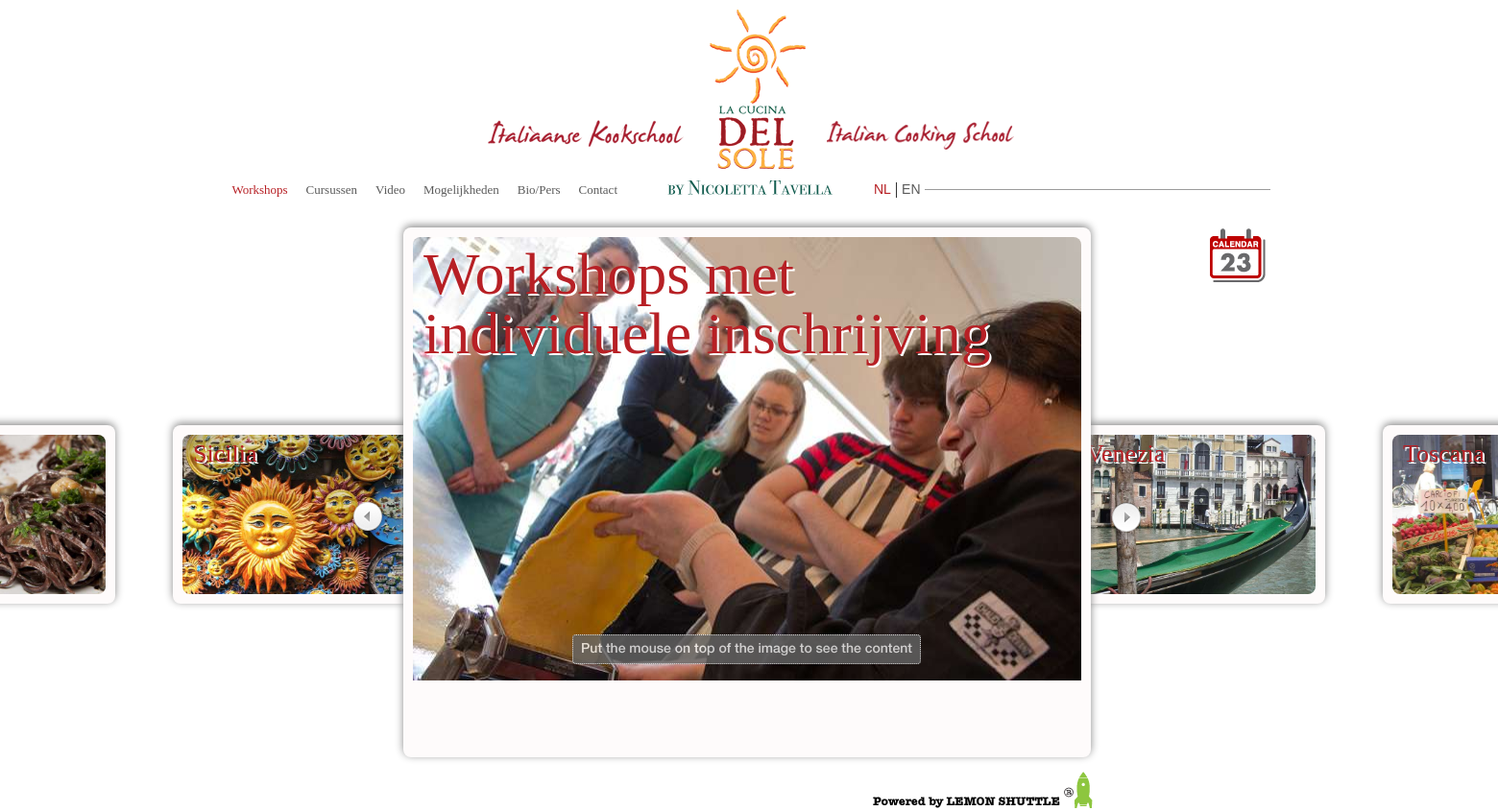
Screenshot of /httpdocs/workshops with the database file from the repository.
### tables this page shows
CREATE TABLE IF NOT EXISTS `ls_pages_data` (
  `id_page_data` int(11) NOT NULL AUTO_INCREMENT,
  `lang` varchar(3) NOT NULL,
  `link_name` varchar(100) NOT NULL,
  `page_title` varchar(255) NOT NULL,
  `meta_description` varchar(255) NOT NULL,
  `meta_keywords` varchar(255) DEFAULT NULL,
  `id_page` int(11) NOT NULL,
  PRIMARY KEY (`id_page_data`),
  KEY `id_page` (`id_page`)
);

CREATE TABLE IF NOT EXISTS `ls_temp_slider_data` (
  `id` int(11) NOT NULL AUTO_INCREMENT,
  `id_page_data` int(11) NOT NULL,
  `id_page` int(11) NOT NULL,
  `title` varchar(255) NOT NULL,
  `content` text NOT NULL,
  `img` varchar(100) NOT NULL,
  `pdf` varchar(100) NOT NULL,
  `date` varchar(20) NOT NULL,
  `is_active` smallint(2) NOT NULL,
  `order_active` int(11) NOT NULL,
  `order_nonactive` int(11) NOT NULL,
  `creation_time` datetime NOT NULL,
  PRIMARY KEY (`id`)
);

### httpdocs/application/modules/navigation/controllers/navigation.php (called while the page is built, shortened)
<?php if ( ! defined('BASEPATH')) exit('No direct script access allowed');
class Navigation extends MX_Controller {
	public function __construct() {
		$this->load->model('model_navigation');
    }
	function getNavigation($lang) {
		$data['navigation'] = $this->model_navigation->getMenu($lang);
		$this->load->view('navigation', $data);
	}
}

### httpdocs/application/third_party/MX/Modules.php (called while the page is built, shortened)
<?php (defined('BASEPATH')) OR exit('No direct script access allowed');
class Modules
{
	public static $routes, $registry, $locations;
	public static function run($module) {
		$method = 'index';
		if(($pos = strrpos($module, '/')) != FALSE) {
			$method = substr($module, $pos + 1);
			$module = substr($module, 0, $pos);
		}
		if($class = self::load($module)) {
			if (method_exists($class, $method))	{
				$args = func_get_args();
				$output = call_user_func_array(array($class, $method), array_slice($args, 1));
				$buffer = ob_get_clean();
				return ($output !== NULL) ? $output : $buffer;
			}
		}
	}
	public static function load($module) {
		(is_array($module)) ? list($module, $params) = each($module) : $params = NULL;
		$alias = strtolower(basename($module));
		if ( ! isset(self::$registry[$alias])) {
			self::$registry[$alias] = new $controller($params);
		}
		return self::$registry[$alias];
	}
}

### httpdocs/application/modules/templates/controllers/templates.php (called while the page is built, shortened)
<?php if ( ! defined('BASEPATH')) exit('No direct script access allowed');
class Templates extends MX_Controller {
	function one_column($data) {
		$this->load->view('one_column', $data);
	}
}

### httpdocs/application/modules/indexcontroller/models/model_indexcontroller.php (called while the page is built, shortened)
<?php
class Model_indexcontroller extends CI_Model {
		public function findPage ($data) {
			$query = $this->db->query(' SELECT * FROM ls_pages_data INNER JOIN ls_pages ON ls_pages.id_page=ls_pages_data.id_page WHERE url = "'.$data['uri'].'" AND lang = "'.$data['lang'].'"  ');
			if ( $query->num_rows > 0 ) {
					return $query->row();
			}
			return false;
		}
}
?>

### httpdocs/index.php (called while the page is built, shortened)
<?php
require_once BASEPATH.'core/CodeIgniter.php';

### httpdocs/application/modules/navigation/models/model_navigation.php (called while the page is built, shortened)
<?php
class Model_navigation extends CI_Model {
		function getMenu($lang) {
			$query = $this->db->query(' SELECT * FROM ls_pages_data INNER JOIN ls_pages ON ls_pages.id_page=ls_pages_data.id_page WHERE lang = "'.$lang.'" AND is_active ="1" ORDER BY order_active ASC ');
			return $query->result();
		}
}
?>

### httpdocs/application/modules/slider/views/Mobile_Detect.php (called while the page is built, shortened)
<?php
class Mobile_Detect
{
    protected $userAgent = null;
    protected $httpHeaders = array();
    protected $mobileDetectionRules = null;
    protected $mobileDetectionRulesExtended = null;
    protected $detectionType = self::DETECTION_TYPE_MOBILE;
    protected $operatingSystems = array(
        'AndroidOS'         => 'Android',
        'BlackBerryOS'      => 'blackberry|\bBB10\b|rim tablet os',
        'PalmOS'            => 'PalmOS|avantgo|blazer|elaine|hiptop|palm|plucker|xiino',
        'SymbianOS'         => 'Symbian|SymbOS|Series60|Series40|SYB-[0-9]+|\bS60\b',
        'WindowsMobileOS'   => 'Windows CE.*(PPC|Smartphone|Mobile|[0-9]{3}x[0-9]{3})|Window Mobile|Windows Phone [0-9.]+|WCE;',
        'WindowsPhoneOS'   => 'Windows Phone OS|XBLWP7|ZuneWP7',
        'iOS'               => '\biPhone.*Mobile|\biPod|\biPad',
        'MeeGoOS'           => 'MeeGo',
        'MaemoOS'           => 'Maemo',
        'JavaOS'            => 'J2ME/|\bMIDP\b|\bCLDC\b',
        'webOS'             => 'webOS|hpwOS',
        'badaOS'            => '\bBada\b',
        'BREWOS'            => 'BREW',
    );
    protected $userAgents = array(
        'Chrome'          => '\bCrMo\b|CriOS|Android.*Chrome/[.0-9]* (Mobile)?',
        'Dolfin'          => '\bDolfin\b',
        'Opera'           => 'Opera.*Mini|Opera.*Mobi|Android.*Opera|Mobile.*OPR/[0-9.]+',
        'Skyfire'         => 'Skyfire',
        'IE'              => 'IEMobile|MSIEMobile',
        'Firefox'         => 'fennec|firefox.*maemo|(Mobile|Tablet).*Firefox|Firefox.*Mobile',
        'Bolt'            => 'bolt',
        'TeaShark'        => 'teashark',
        'Blazer'          => 'Blazer',
        'Safari'          => 'Version.*Mobile.*Safari|Safari.*Mobile',
        'Tizen'           => 'Tizen',
        'UCBrowser'       => 'UC.*Browser|UCWEB',
        'DiigoBrowser'    => 'DiigoBrowser',
        'Puffin'            => 'Puffin',
        'Mercury'          => '\bMercury\b',
        'GenericBrowser'  => 'NokiaBrowser|OviBrowser|OneBrowser|TwonkyBeamBrowser|SEMC.*Browser|FlyFlow|Minimo|NetFront|Novarra-Vision'
    );
    protected $utilities = array(
        'DesktopMode' => 'WPDesktop',
        'TV'          => 'SonyDTV|HbbTV',
        'WebKit'      => '(webkit)[ /]([\w.]+)',
        'Bot'         => 'Googlebot|DoCoMo|YandexBot|bingbot|ia_archiver|AhrefsBot|Ezooms|GSLFbot|WBSearchBot|Twitterbot|TweetmemeBot|Twikle|PaperLiBot|Wotbox|UnwindFetchor|facebookexternalhit',
        'MobileBot'   => 'Googlebot-Mobile|DoCoMo|YahooSeeker/M1A1-R2D2',
        'Watch'       => 'SM-V700',
    );
    public function setHttpHeaders($httpHeaders = null)
    {
        if (!is_array($httpHeaders) || !count($httpHeaders)) {
            $httpHeaders = $_SERVER;
        }
        foreach ($httpHeaders as $key => $value) {
            if (substr($key,0,5) == 'HTTP_') {
                $this->httpHeaders[$key] = $value;
            }
        }
    }
    public function getHttpHeader($header)
    {
        if (strpos($header, '_') === false) {
            $header = str_replace('-', '_', $header);
            $header = strtoupper($header);
        }
        $altHeader = 'HTTP_' . $header;
        if (isset($this->httpHeaders[$header])) {
            return $this->httpHeaders[$header];
        } elseif (isset($this->httpHeaders[$altHeader])) {
            return $this->httpHeaders[$altHeader];
        }
    }
    public function setUserAgent($userAgent = null)
    {
        if (!empty($userAgent)) {
            $this->userAgent = $userAgent;
        } else {
            $this->userAgent = $this->getHttpHeader('User-Agent');
        }
    }
    public function setDetectionType($type = null)
    {
        $this->detectionType = $type;
    }
    public function setMobileDetectionRules()
    {
        $this->mobileDetectionRules = array_merge(
            $this->phoneDevices,
            $this->tabletDevices,
            $this->operatingSystems,
            $this->userAgents
        );
    }
    public function setMobileDetectionRulesExtended()
    {
        $this->mobileDetectionRulesExtended = array_merge(
            $this->phoneDevices,
            $this->tabletDevices,
            $this->operatingSystems,
            $this->userAgents,
            $this->utilities
        );
    }
    public function getRules()
    {
        if ($this->detectionType == self::DETECTION_TYPE_EXTENDED) {
            return $this->mobileDetectionRulesExtended;
        } else {
            return $this->mobileDetectionRules;
        }
    }
    public function checkHttpHeadersForMobile()
    {
        return(
            isset($this->httpHeaders['HTTP_ACCEPT']) &&
                (strpos($this->httpHeaders['HTTP_ACCEPT'], 'application/x-obml2d') !== false ||
                 strpos($this->httpHeaders['HTTP_ACCEPT'], 'application/vnd.rim.html') !== false ||
                 strpos($this->httpHeaders['HTTP_ACCEPT'], 'text/vnd.wap.wml') !== false ||
                 strpos($this->httpHeaders['HTTP_ACCEPT'], 'application/vnd.wap.xhtml+xml') !== false) ||
            isset($this->httpHeaders['HTTP_X_WAP_PROFILE'])             ||
            isset($this->httpHeaders['HTTP_X_WAP_CLIENTID'])            ||
            isset($this->httpHeaders['HTTP_WAP_CONNECTION'])            ||
            isset($this->httpHeaders['HTTP_PROFILE'])                   ||
            isset($this->httpHeaders['HTTP_X_OPERAMINI_PHONE_UA'])      ||
            isset($this->httpHeaders['HTTP_X_NOKIA_IPADDRESS'])         ||
            isset($this->httpHeaders['HTTP_X_NOKIA_GATEWAY_ID'])        ||
            isset($this->httpHeaders['HTTP_X_ORANGE_ID'])               ||
            isset($this->httpHeaders['HTTP_X_VODAFONE_3GPDPCONTEXT'])   ||
            isset($this->httpHeaders['HTTP_X_HUAWEI_USERID'])           ||
            isset($this->httpHeaders['HTTP_UA_OS'])                     ||
            isset($this->httpHeaders['HTTP_X_MOBILE_GATEWAY'])          ||
            isset($this->httpHeaders['HTTP_X_ATT_DEVICEID'])            ||
            ( isset($this->httpHeaders['HTTP_UA_CPU']) &&
                    $this->httpHeaders['HTTP_UA_CPU'] == 'ARM'
            )
        );
    }
    private function matchDetectionRulesAgainstUA($userAgent = null)
    {
        return false;
    }
    public function isMobile($userAgent = null, $httpHeaders = null)
    {
        if ($this->checkHttpHeadersForMobile()) {
            return true;
        } else {
            return $this->matchDetectionRulesAgainstUA();
        }
    }
    public function isTablet($userAgent = null, $httpHeaders = null)
    {
        return false;
    }
    public function match($regex, $userAgent = null)
    {
        $regex = str_replace('/', '\/', $regex);
        return (bool) preg_match('/'.$regex.'/is', (!empty($userAgent) ? $userAgent : $this->userAgent));
    }
}

### httpdocs/application/modules/slider/controllers/slider.php (called while the page is built, shortened)
<?php if ( ! defined('BASEPATH')) exit('No direct script access allowed');
class Slider extends MX_Controller {
	public function __construct() {
		$this->load->model('model_slider');
    }
	public function index($id_page) {
		global $URI, $IN;
		if ($IN->cookie('user_lang') == FALSE) {
			$lang = $URI->config->config['language_abbr'];
		}
		else {
			$lang = $IN->cookie('user_lang');
		}
		$data = array(
				'id_page' => $id_page,
				'lang' => $lang
		);
		$id_page_data = $this->model_slider->getPageDataId($data);
		$content = array(
		'id_page_data' => $id_page_data->id_page_data
		);
		$data['slider_content'] = $this->model_slider->getContactData($content);
		$this->load->view('slider', $data);
	}
}

### httpdocs/application/modules/slider/models/model_slider.php (called while the page is built, shortened)
<?php
class Model_slider extends CI_Model {
    function getPageDataId($data) {
        $query = $this->db->query(' SELECT id_page_data FROM ls_pages_data WHERE id_page = "' . $data['id_page'] . '" AND lang = "' . $data['lang'] . '"  ');
        if ($query->num_rows > 0) {
            return $query->row();
        } return false;
    }
    function getContactData($content) {
        $query = $this->db->query(' SELECT * FROM ls_temp_slider_data WHERE is_active="1" AND  id_page_data = "' . $content['id_page_data'] . '" ORDER BY `order_active` ASC ');
        if ($query->num_rows > 0) {
            return $query->result();
        } return false;
    }
}
?>

### httpdocs/application/modules/navigation/views/navigation.php
<div class="links" role="custom-dropdown">
	<ul>
		<?php foreach ($navigation as $link): ?>
			<li class="<?php echo $link->url; ?>">
				<a class="<?php echo $link->url."-link" ;?><?php if ($link->url == uri_string() ) { echo " active"; } ?>"  href="<?php echo base_url().$link->url; ?>"><?php echo $link->link_name; ?></a>
			</li>
		<?php endforeach; ?>
	</ul>
</div>

### httpdocs/application/modules/slider/views/slider.php (shortened to what this page needs)
<?php
require_once 'Mobile_Detect.php';
$detect = new Mobile_Detect;
?>
<?php if(!$detect->isMobile() && !$detect->isTablet()): ?>
	<?php if ($slider_content != FALSE): ?>
		<div class="calendar-filter">
			<a id="calendar-icon"><img src="<?php echo base_url()."skin/site/images/calendar.png"?>" alt="next" title="Table of events"/></a>
		</div>
		<div class="slider-wrapper">
			<ul id="flip">
				<?php foreach ($slider_content as $slide): ?>
					<li>
						<img src="<?php echo base_url()."media/slider/".$slide->img ?>" />
						<div class="slider-wrapper-inner">
							<div class="slider-title"><span style="color:#B72025; position: absolute; top: 2px; left:1px; "><?php echo $slide->title; ?></span></div>
	                        <div class="slider-inform-text"><span>Put the mouse on top of the image to see the content</span></div>
						</div>
					</li>
				<?php endforeach; ?>
			</ul>
			<div class="navigation-buttons">
				<a class="prev">
					<img src="<?php echo base_url()."skin/site/images/prev.png"?>" alt="prev"/>
				</a>
				<a class="next">
					<img src="<?php echo base_url()."skin/site/images/next.png"?>" alt="next"/>
				</a>
			</div>
		</div>
	<?php else: ?>
		<div class="empty-page">
			<img src="<?php echo base_url()."skin/site/images/image-holder.png"?>" alt="Empty page"/>
		</div>
	<?php endif; ?>
<?php endif; ?>

### httpdocs/skin/site/css/main.css (style rules this page uses)
html, body, div, span, object, iframe, h1, h2, h3, h4, h5, h6, p, blockquote, pre, abbr, address, cite, code, del, dfn, em, img, ins, kbd, q, samp, small, strong, sub, sup, var, b, i, dl, dt, dd, ol, ul, li, fieldset, form, label, legend, table, caption, tbody, tfoot, thead, tr, th, td, article, aside, canvas, details, figcaption, figure, footer, header, hgroup, menu, nav, section, summary, time, mark, audio, video { margin:0; padding:0; border:0; outline:0; font-size:100%; vertical-align:baseline; background:transparent; list-style-type: none; }
body { line-height:1; overflow-x: hidden; }
a { margin:0; padding:0; font-size:100%; vertical-align:baseline; background:transparent; text-decoration: none; }
.top-menu ul li { display: inline-block; margin-right: 15px; }
.top-menu a { color: #5A5A5A; font-family: Georgia; font-size: 13px; text-transform: capitalize; }
.links .active { color: #B72025; }
.active { color: #B72025 !important; }
#flip { height: 554px; width: 720px; left: 50%; margin-left: -360px; position: relative; }
.ui-jcoverflip--item { position: absolute; display: block; }
#flip li { background-color: #FEFBFB; border-radius: 8px 8px 8px 8px; box-shadow: 0 -2px 8px #888888; padding: 10px; cursor: pointer; }
.navigation-buttons { left: 50%; margin-left: -412px; position: absolute; top: 288px; width: 820px; z-index: 0; }
.navigation-buttons .prev { float: left; cursor: pointer; }
.navigation-buttons .next { float: right; cursor: pointer; }
.calendar-filter { position: absolute; right: 60px; top: 0px; }
#calendar-icon { cursor: pointer; }
.slider-title { position: absolute; margin: 10px; font-size: 26px; font-weight: normal; width: 230px; height: 146px; overflow: hidden; word-wrap: break-word; top:5px; -webkit-touch-callout: none; -webkit-user-select: none; -khtml-user-select: none; -moz-user-select: -moz-none; -ms-user-select: none; user-select: none; }
.slider-title span { width: auto; text-shadow: 2px 2px #fff; }
.current { z-index: 1; }
.slider-wrapper-inner { // overflow: hidden; }
.current .slider-title { font-size: 68px; width: 95%; height: 100%; }
.slider-inform-text { width: 695px; position: absolute; bottom: 105px; display: none; opacity: 0.8; text-align: center; z-index: 1; }
.slider-inform-text span { background-color: #666666; color: #FFFFFF; text-align: center; width: 415px; border-radius: 4px; font-family: HelveticaBold; font-size: 14px; padding: 8px; border:1px dotted; }
.current .slider-inform-text { display: block; }
.slider-wrapper img { border-radius: 8px; }

### rows the page displays
ls_pages_data: link_name "Workshops"
ls_pages_data: link_name "Cursussen"
ls_pages_data: link_name "Video"
ls_pages_data: link_name "Mogelijkheden"
ls_pages_data: link_name "Bio/Pers"
ls_pages_data: link_name "Contact"
ls_temp_slider_data: img (picture)
ls_temp_slider_data: img (picture), title "Sicilia"
ls_temp_slider_data: img (picture), title "Workshops met individuele inschrijving"
ls_temp_slider_data: img (picture), title "Venezia"
ls_temp_slider_data: img (picture), title "Toscana"
